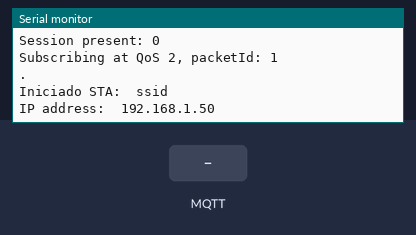
Bench run of a sketch on a simulated ESP32. Shown: the last lines printed to the serial monitor. The test bench sets the inputs (shaded band). WiFi joins after 1.5 s; servers stay silent unless stated; no MQTT or app messages arrive unless stated.

Above: at 3.2 s.
3.3 s: MQTT message "1" arrives on the first subscribed topic
At 4.4 s:
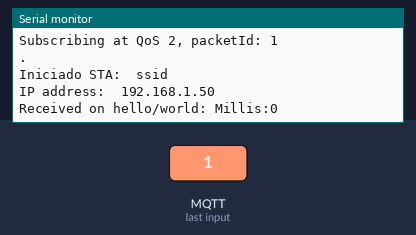
4.8 s: MQTT message "on" arrives on the first subscribed topic
At 5.6 s:
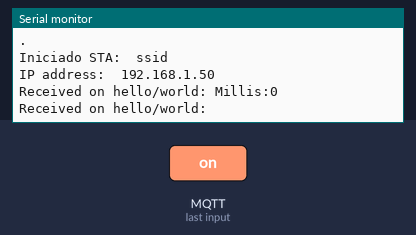

Measured:
- after the input at 3.3 s, the serial monitor: prints a new line at once (image 1)
- after the input at 4.8 s, the serial monitor: prints a new line at once (image 2)

The sketch:

37_Mqtt_Json.ino
```cpp
#include <WiFi.h>
#include <AsyncMqttClient.h>
#include <ArduinoJson.h>

#include "config.h"  // Sustituir con datos de vuestra red
#include "MQTT.hpp"
#include "ESP32_Utils.hpp"
#include "ESP32_Utils_MQTT_Async.hpp"

void setup(void)
{
	Serial.begin(115200);

	delay(500);

	WiFi.onEvent(WiFiEvent);
	InitMqtt();

	ConnectWiFi_STA();
}

void loop()
{
	PublishMqtt();

	delay(500);
}
```

ESP32_Utils.hpp
```cpp
void ConnectWiFi_STA(bool useStaticIP = false)
{
   Serial.println("");
   WiFi.mode(WIFI_STA);
   WiFi.begin(ssid, password);
   if(useStaticIP) WiFi.config(ip, gateway, subnet);
   while (WiFi.status() != WL_CONNECTED)
   {
     delay(100);
     Serial.print('.');
   }

   Serial.println("");
   Serial.print("Iniciado STA:\t");
   Serial.println(ssid);
   Serial.print("IP address:\t");
   Serial.println(WiFi.localIP());
}

void ConnectWiFi_AP(bool useStaticIP = false)
{
   Serial.println("");
   WiFi.mode(WIFI_AP);
   while(!WiFi.softAP(ssid, password))
   {
     Serial.println(".");
     delay(100);
   }
   if(useStaticIP) WiFi.softAPConfig(ip, gateway, subnet);

   Serial.println("");
   Serial.print("Iniciado AP:\t");
   Serial.println(ssid);
   Serial.print("IP address:\t");
   Serial.println(WiFi.softAPIP());
}
```

ESP32_Utils_MQTT_Async.hpp
```cpp
#pragma once

TimerHandle_t mqttReconnectTimer;
TimerHandle_t wifiReconnectTimer;

void ConnectToMqtt()
{
	Serial.println("Connecting to MQTT...");
	mqttClient.connect();
}

void WiFiEvent(WiFiEvent_t event)
{
	Serial.printf("[WiFi-event] event: %d\n", event);
	switch(event)
	{
	case SYSTEM_EVENT_STA_GOT_IP:
		Serial.println("WiFi connected");
		Serial.println("IP address: ");
		Serial.println(WiFi.localIP());
		ConnectToMqtt();
		break;
	case SYSTEM_EVENT_STA_DISCONNECTED:
		Serial.println("WiFi lost connection");
		xTimerStop(mqttReconnectTimer, 0); // ensure we don't reconnect to MQTT while reconnecting to Wi-Fi
		xTimerStart(wifiReconnectTimer, 0);
		break;
	}
}

void OnMqttConnect(bool sessionPresent)
{
	Serial.println("Connected to MQTT.");
	Serial.print("Session present: ");
	Serial.println(sessionPresent);
	SuscribeMqtt();
}

void OnMqttDisconnect(AsyncMqttClientDisconnectReason reason)
{
	Serial.println("Disconnected from MQTT.");

	if(WiFi.isConnected())
	{
		xTimerStart(mqttReconnectTimer, 0);
	}
}

void OnMqttSubscribe(uint16_t packetId, uint8_t qos)
{
	Serial.println("Subscribe acknowledged.");
	Serial.print("  packetId: ");
	Serial.println(packetId);
	Serial.print("  qos: ");
	Serial.println(qos);
}

void OnMqttUnsubscribe(uint16_t packetId)
{
	Serial.println("Unsubscribe acknowledged.");
	Serial.print("  packetId: ");
	Serial.println(packetId);
}

void OnMqttPublish(uint16_t packetId)
{
	Serial.println("Publish acknowledged.");
	Serial.print("  packetId: ");
	Serial.println(packetId);
}

void InitMqtt()
{
	mqttReconnectTimer = xTimerCreate("mqttTimer", pdMS_TO_TICKS(2000), pdFALSE, (void*)0, reinterpret_cast<TimerCallbackFunction_t>(ConnectToMqtt));
	wifiReconnectTimer = xTimerCreate("wifiTimer", pdMS_TO_TICKS(5000), pdFALSE, (void*)0, reinterpret_cast<TimerCallbackFunction_t>(ConnectWiFi_STA));

	mqttClient.onConnect(OnMqttConnect);
	mqttClient.onDisconnect(OnMqttDisconnect);

	mqttClient.onSubscribe(OnMqttSubscribe);
	mqttClient.onUnsubscribe(OnMqttUnsubscribe);

	mqttClient.onMessage(OnMqttReceived);
	mqttClient.onPublish(OnMqttPublish);

	mqttClient.setServer(MQTT_HOST, MQTT_PORT);
}
```

MQTT.hpp
```cpp
#pragma once

const IPAddress MQTT_HOST(192, 168, 1, 150);
const int MQTT_PORT = 1883;

AsyncMqttClient mqttClient;

String GetPayloadContent(char* data, size_t len)
{
	String content = "";
	for(size_t i = 0; i < len; i++)
	{
		content.concat(data[i]);
	}
	return content;
}

void SuscribeMqtt()
{
	uint16_t packetIdSub = mqttClient.subscribe("hello/world", 0);
	Serial.print("Subscribing at QoS 2, packetId: ");
	Serial.println(packetIdSub);
}

void PublishMqtt()
{
	String payload = "";

	StaticJsonDocument<300> jsonDoc;
	jsonDoc["data"] = millis();
	serializeJson(jsonDoc, payload);

	mqttClient.publish("hello/world", 0, true, (char*)payload.c_str());
}

void OnMqttReceived(char* topic, char* payload, AsyncMqttClientMessageProperties properties, size_t len, size_t index, size_t total)
{
	Serial.print("Received on ");
	Serial.print(topic);
	Serial.print(": ");

	String content = GetPayloadContent(payload, len);

	StaticJsonDocument<200> doc;
	DeserializationError error = deserializeJson(doc, content);
	if(error) return;

	unsigned long data = doc["data"];
	Serial.print("Millis:");
	Serial.println(data);
}
```

config.h
```cpp
const char* ssid     = "ssid";
const char* password = "password";
const char* hostname = "ESP32_1";

IPAddress ip(192, 168, 1, 200);
IPAddress gateway(192, 168, 1, 1);
IPAddress subnet(255, 255, 255, 0);
```
